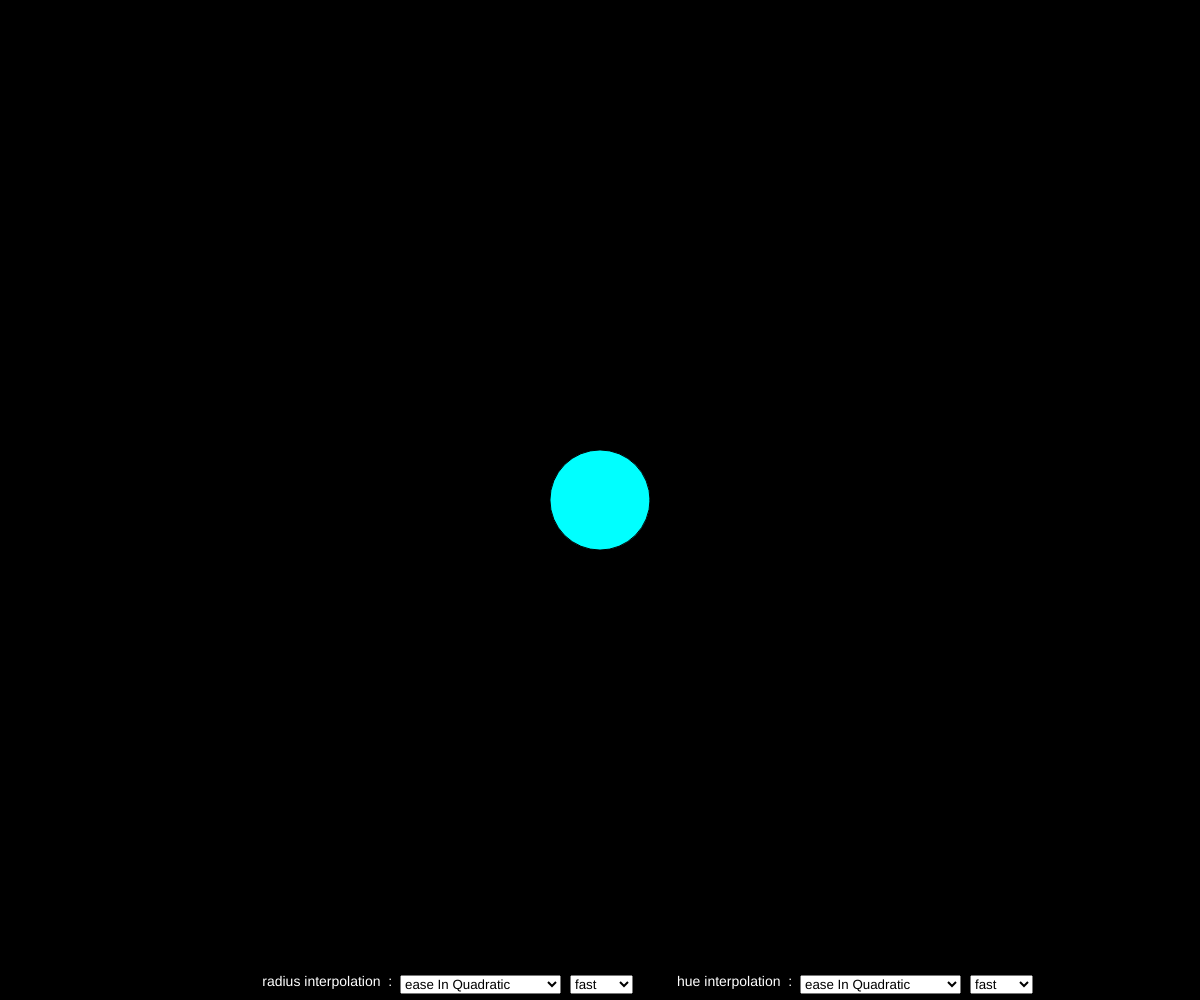
Frame 1 (no input)
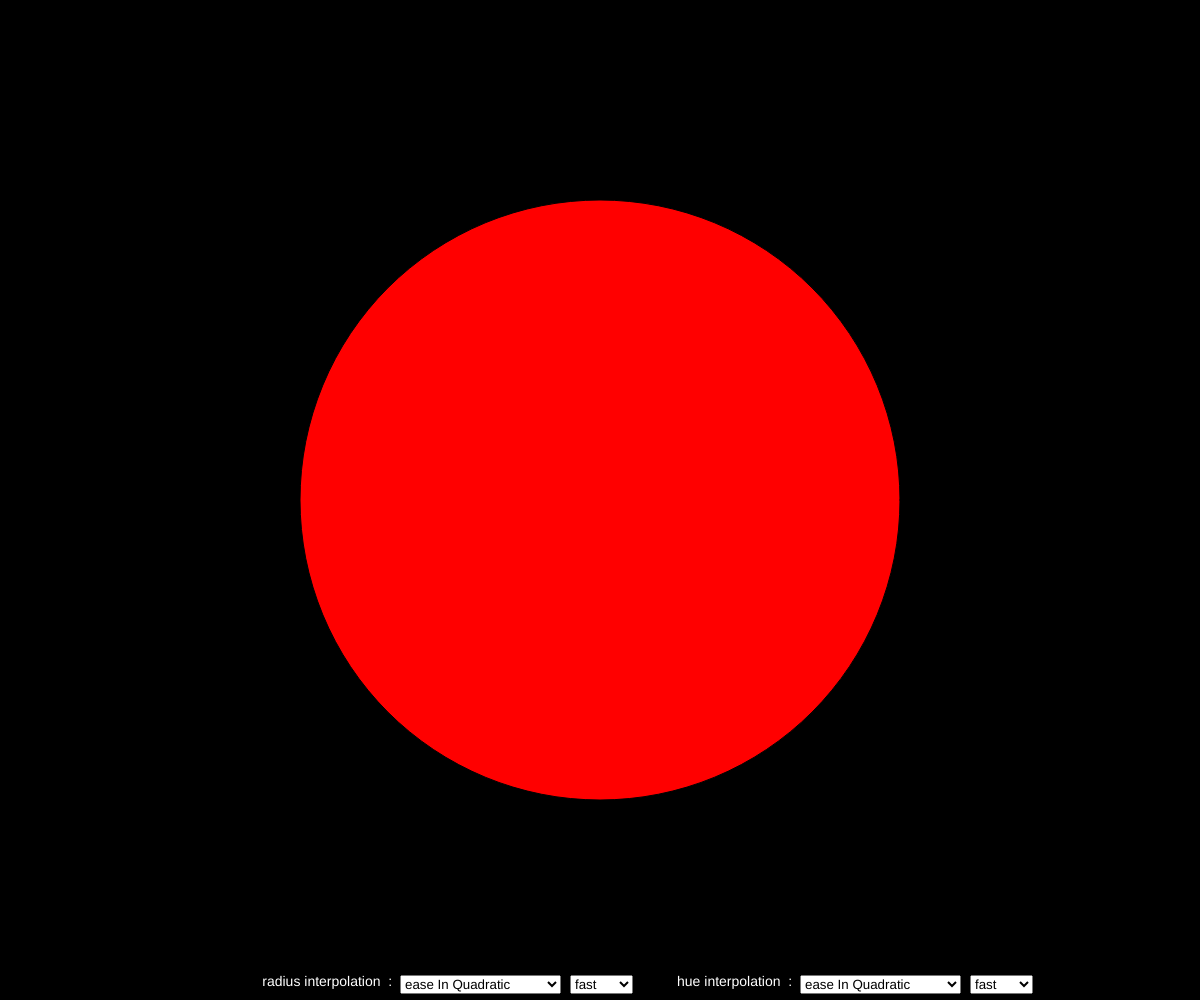
Frame 60 (no input)
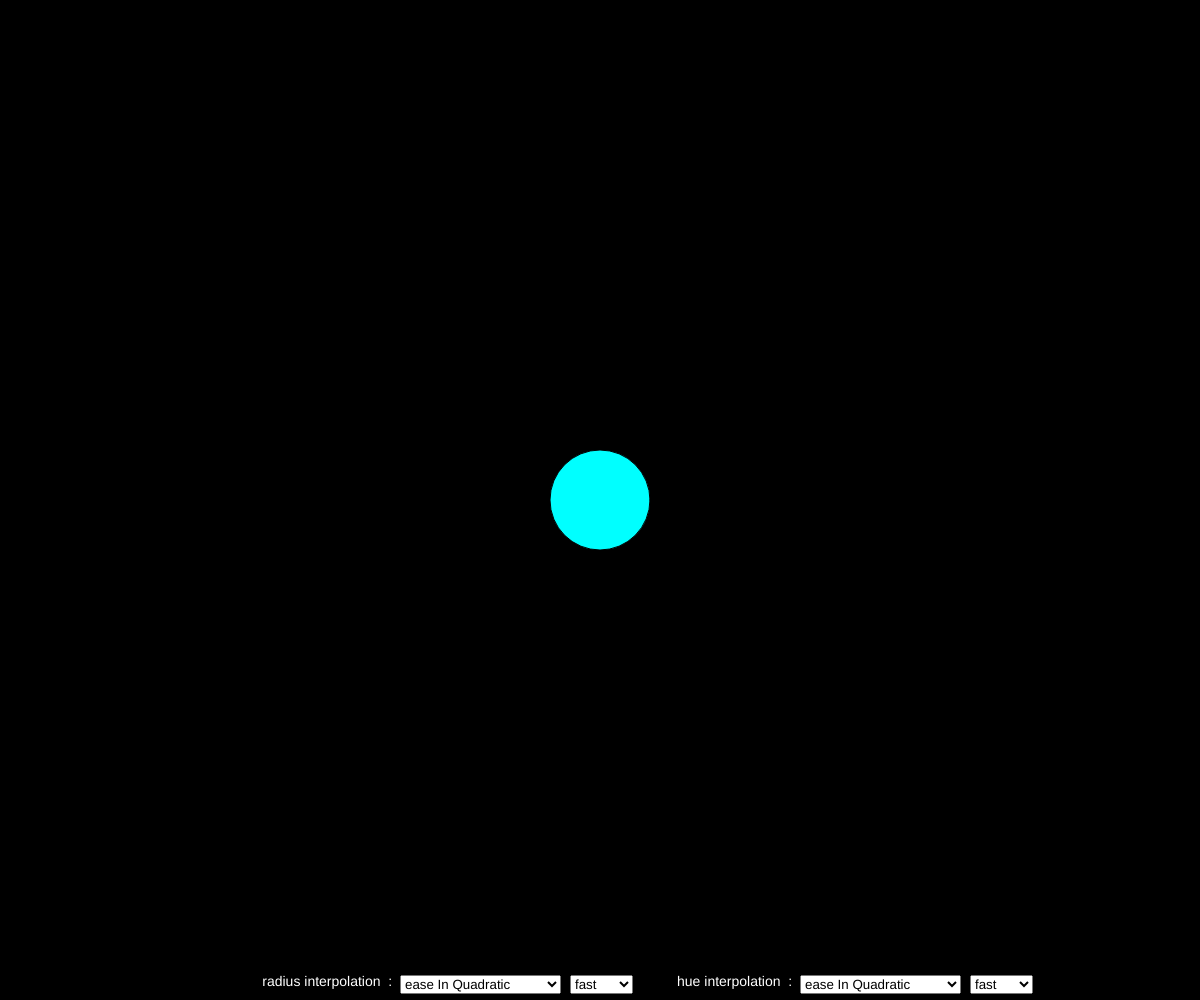
Frame 120 (the mouse pressed at the canvas centre since frame 60)

The p5.js sketch that drew these frames (run headless with seeded random() and noise() and a simulated clock; from frame 60 on, the mouse is pressed at the canvas centre):

// p5.js sketch
// ── sketch.js
var targetRad, targetHue; // coordonées de la cible à atteindre
var rad, hueVal; // position du cercle
var incr = 0 // incrément
var selRad, selHue // deux objets select pour choisir quel easing on utilise en abscisse et en ordonnée
var speedRad, speedHue // deux objets select pour choisir la vitesse du easing choisi
var durRad = 100
var durHue = 100

function setup() {
    createCanvas(windowWidth, windowHeight);
    background(100);
    colorMode(HSB, 360, 100, 100)
    selRad = createSelect();
    selRad.position(windowWidth / 3, windowHeight - 25);
    selRad.option('ease In Quadratic');
    selRad.option('ease Out Quadratic');
    selRad.option('ease InOut Quadratic');
    selRad.option('ease In Cubic');
    selRad.option('ease Out Cubic');
    selRad.option('ease InOut Cubic');
    selRad.option('ease In Quartic');
    selRad.option('ease Out Quartic');
    selRad.option('ease InOut Quartic');
    selRad.option('ease In Quintic');
    selRad.option('ease Out Quintic');
    selRad.option('ease InOut Quintic');
    selRad.option('ease In Sinusoidal');
    selRad.option('ease Out Sinusoidal');
    selRad.option('ease InOut Sinusoidal');
    selRad.option('ease In Exponential');
    selRad.option('ease Out Exponential');
    selRad.option('ease InOut Exponential');
    selRad.option('ease In Circular');
    selRad.option('ease Out Circular');
    selRad.option('ease InOut Circular');
    selRad.changed(mySelectEvent);
    speedRad = createSelect();
    speedRad.position(windowWidth / 3 + 170, windowHeight - 25);
    speedRad.option('fast');
    speedRad.option('normal');
    speedRad.option('slow');
    speedRad.changed(mySelectEvent);
    selHue = createSelect();
    selHue.position(windowWidth * 2 / 3, windowHeight - 25);
    selHue.option('ease In Quadratic');
    selHue.option('ease Out Quadratic');
    selHue.option('ease InOut Quadratic');
    selHue.option('ease In Cubic');
    selHue.option('ease Out Cubic');
    selHue.option('ease InOut Cubic');
    selHue.option('ease In Quartic');
    selHue.option('ease Out Quartic');
    selHue.option('ease InOut Quartic');
    selHue.option('ease In Quintic');
    selHue.option('ease Out Quintic');
    selHue.option('ease InOut Quintic');
    selHue.option('ease In Sinusoidal');
    selHue.option('ease Out Sinusoidal');
    selHue.option('ease InOut Sinusoidal');
    selHue.option('ease In Exponential');
    selHue.option('ease Out Exponential');
    selHue.option('ease InOut Exponential');
    selHue.option('ease In Circular');
    selHue.option('ease Out Circular');
    selHue.option('ease InOut Circular');
    selHue.changed(mySelectEvent);
    speedHue = createSelect();
    speedHue.position(windowWidth * 2 / 3 + 170, windowHeight - 25);
    speedHue.option('fast');
    speedHue.option('normal');
    speedHue.option('slow');
    speedHue.changed(mySelectEvent);
    rad = 100
    targetRad = 600
    hueVal = 180
    targetHue = 0
    textSize(14)
    textAlign(RIGHT, TOP)
}

function draw() {
    background(0)
    push()
    fill(255)
    text("radius interpolation  :  ", windowWidth / 3, windowHeight - 25);
    text("hue interpolation  :  ", windowWidth * 2 / 3, windowHeight - 25);
    pop()
    incr += 0.15;
    if (speedRad.elt.value == "fast") {
        durRad = 100
    }
    if (speedRad.elt.value == "normal") {
        durRad = 200
    }
    if (speedRad.elt.value == "slow") {
        durRad = 400
    }
    if (selRad.elt.value == "ease In Quadratic") {
        rad = easeInQuad(incr, rad, (targetRad - rad), durRad)
    }
    else if (selRad.elt.value == "ease Out Quadratic") {
        rad = easeOutQuad(incr, rad, (targetRad - rad), durRad)
    }
    else if (selRad.elt.value == "ease InOut Quadratic") {
        rad = easeInOutQuad(incr, rad, (targetRad - rad), durRad)
    }
    else if (selRad.elt.value == "ease In Cubic") {
        rad = easeInCubic(incr, rad, (targetRad - rad), durRad)
    }
    else if (selRad.elt.value == "ease Out Cubic") {
        rad = easeOutCubic(incr, rad, (targetRad - rad), durRad)
    }
    else if (selRad.elt.value == "ease InOut Cubic") {
        rad = easeInOutCubic(incr, rad, (targetRad - rad), durRad)
    }
    else if (selRad.elt.value == "ease In Quartic") {
        rad = easeInQuart(incr, rad, (targetRad - rad), durRad)
    }
    else if (selRad.elt.value == "ease Out Quartic") {
        rad = easeOutQuart(incr, rad, (targetRad - rad), durRad)
    }
    else if (selRad.elt.value == "ease InOut Quartic") {
        rad = easeInOutQuart(incr, rad, (targetRad - rad), durRad)
    }
    else if (selRad.elt.value == "ease In Quintic") {
        rad = easeInQuint(incr, rad, (targetRad - rad), durRad)
    }
    else if (selRad.elt.value == "ease Out Quintic") {
        rad = easeOutQuint(incr, rad, (targetRad - rad), durRad)
    }
    else if (selRad.elt.value == "ease InOut Quintic") {
        rad = easeInOutQuint(incr, rad, (targetRad - rad), durRad)
    }
    else if (selRad.elt.value == "ease In Sinusoidal") {
        rad = easeInSine(incr, rad, (targetRad - rad), durRad)
    }
    else if (selRad.elt.value == "ease Out Sinusoidal") {
        rad = easeOutSine(incr, rad, (targetRad - rad), durRad)
    }
    else if (selRad.elt.value == "ease InOut Sinusoidal") {
        rad = easeInOutSine(incr, rad, (targetRad - rad), durRad)
    }
    else if (selRad.elt.value == "ease In Exponential") {
        rad = easeInExpo(incr, rad, (targetRad - rad), durRad)
    }
    else if (selRad.elt.value == "ease Out Exponential") {
        rad = easeOutExpo(incr, rad, (targetRad - rad), durRad)
    }
    else if (selRad.elt.value == "ease InOut Exponential") {
        rad = easeInOutExpo(incr, rad, (targetRad - rad), durRad)
    }
    else if (selRad.elt.value == "ease In Circular") {
        rad = easeInCirc(incr, rad, (targetRad - rad), durRad)
    }
    else if (selRad.elt.value == "ease Out Circular") {
        rad = easeOutCirc(incr, rad, (targetRad - rad), durRad)
    }
    else if (selRad.elt.value == "ease InOut Circular") {
        rad = easeInOutCirc(incr, rad, (targetRad - rad), durRad)
    }
    if (speedHue.elt.value == "fast") {
        durHue = 100
    }
    if (speedHue.elt.value == "normal") {
        durHue = 200
    }
    if (speedHue.elt.value == "slow") {
        durHue = 400
    }
    if (selHue.elt.value == "ease In Quadratic") {
        hueVal = easeInQuad(incr, hueVal, (targetHue - hueVal), durHue)
    }
    else if (selHue.elt.value == "ease Out Quadratic") {
        hueVal = easeOutQuad(incr, hueVal, (targetHue - hueVal), durHue)
    }
    else if (selHue.elt.value == "ease InOut Quadratic") {
        hueVal = easeInOutQuad(incr, hueVal, (targetHue - hueVal), durHue)
    }
    else if (selHue.elt.value == "ease In Cubic") {
        hueVal = easeInCubic(incr, hueVal, (targetHue - hueVal), durHue)
    }
    else if (selHue.elt.value == "ease Out Cubic") {
        hueVal = easeOutCubic(incr, hueVal, (targetHue - hueVal), durHue)
    }
    else if (selHue.elt.value == "ease InOut Cubic") {
        hueVal = easeInOutCubic(incr, hueVal, (targetHue - hueVal), durHue)
    }
    else if (selHue.elt.value == "ease In Quartic") {
        hueVal = easeInQuart(incr, hueVal, (targetHue - hueVal), durHue)
    }
    else if (selHue.elt.value == "ease Out Quartic") {
        hueVal = easeOutQuart(incr, hueVal, (targetHue - hueVal), durHue)
    }
    else if (selHue.elt.value == "ease InOut Quartic") {
        hueVal = easeInOutQuart(incr, hueVal, (targetHue - hueVal), durHue)
    }
    else if (selHue.elt.value == "ease In Quintic") {
        hueVal = easeInQuint(incr, hueVal, (targetHue - hueVal), durHue)
    }
    else if (selHue.elt.value == "ease Out Quintic") {
        hueVal = easeOutQuint(incr, hueVal, (targetHue - hueVal), durHue)
    }
    else if (selHue.elt.value == "ease InOut Quintic") {
        hueVal = easeInOutQuint(incr, hueVal, (targetHue - hueVal), durHue)
    }
    else if (selHue.elt.value == "ease In Sinusoidal") {
        hueVal = easeInSine(incr, hueVal, (targetHue - hueVal), durHue)
    }
    else if (selHue.elt.value == "ease Out Sinusoidal") {
        hueVal = easeOutSine(incr, hueVal, (targetHue - hueVal), durHue)
    }
    else if (selHue.elt.value == "ease InOut Sinusoidal") {
        hueVal = easeInOutSine(incr, hueVal, (targetHue - hueVal), durHue)
    }
    else if (selHue.elt.value == "ease In Exponential") {
        hueVal = easeInExpo(incr, hueVal, (targetHue - hueVal), durHue)
    }
    else if (selHue.elt.value == "ease Out Exponential") {
        hueVal = easeOutExpo(incr, hueVal, (targetHue - hueVal), durHue)
    }
    else if (selHue.elt.value == "ease InOut Exponential") {
        hueVal = easeInOutExpo(incr, hueVal, (targetHue - hueVal), durHue)
    }
    else if (selHue.elt.value == "ease In Circular") {
        hueVal = easeInCirc(incr, hueVal, (targetHue - hueVal), durHue)
    }
    else if (selHue.elt.value == "ease Out Circular") {
        hueVal = easeOutCirc(incr, hueVal, (targetHue - hueVal), durHue)
    }
    else if (selHue.elt.value == "ease InOut Circular") {
        hueVal = easeInOutCirc(incr, hueVal, (targetHue - hueVal), durHue)
    }
    fill(abs(hueVal), 100, 100)
    ellipse(windowWidth / 2, windowHeight / 2, rad, rad);
}

function mousePressed() {
    if (mouseY < windowHeight - 25) {
        if (targetRad == 100) {
            targetHue = 1
            targetRad = 600
        }
        else {
            targetHue = 180
            targetRad = 100
        }
        incr = 0
    }
}

function mySelectEvent() {
    console.log("radius interpolation : ", selRad.elt.value, "/  duration : ", speedRad.elt.value);
    console.log("hueVal interpolation : ", selHue.elt.value, "/  duration : ", speedHue.elt.value);
}
// Penner's tween functions : http://robertpenner.com/easing/penner_chapter7_tweening.pdf
// quadratic
function easeInQuad(t, b, c, d) {
    return c * (t / d) * t + b;
}

function easeOutQuad(t, b, c, d) {
    return -c * (t /= d) * (t - 2) + b;
}

function easeInOutQuad(t, b, c, d) {
    if ((t /= d / 2) < 1) return c / 2 * t * t + b;
    return -c / 2 * ((--t) * (t - 2) - 1) + b;
}
// cubic
function easeInCubic(t, b, c, d) {
    return c * Math.pow(t / d, 3) + b;
}

function easeOutCubic(t, b, c, d) {
    return c * (Math.pow(t / d - 1, 3) + 1) + b;
}

function easeInOutCubic(t, b, c, d) {
    if ((t /= d / 2) < 1) return c / 2 * Math.pow(t, 3) + b;
    return c / 2 * (Math.pow(t - 2, 3) + 2) + b;
}
// quartic
function easeInQuart(t, b, c, d) {
    return c * Math.pow(t / d, 4) + b;
}

function easeOutQuart(t, b, c, d) {
    return -c * (Math.pow(t / d - 1, 4) - 1) + b;
}

function easeInOutQuart(t, b, c, d) {
    if ((t /= d / 2) < 1) return c / 2 * Math.pow(t, 4) + b;
    return -c / 2 * (Math.pow(t - 2, 4) - 2) + b;
}
// quintic
function easeInQuint(t, b, c, d) {
    return c * Math.pow(t / d, 5) + b;
}

function easeOutQuint(t, b, c, d) {
    return c * (Math.pow(t / d - 1, 5) + 1) + b;
}

function easeInOutQuint(t, b, c, d) {
    if ((t /= d / 2) < 1) return c / 2 * Math.pow(t, 5) + b;
    return c / 2 * (Math.pow(t - 2, 5) + 2) + b;
}
// sinusoid
function easeInSine(t, b, c, d) {
    return c * (1 - Math.cos(t / d * (Math.PI / 2))) + b;
}

function easeOutSine(t, b, c, d) {
    return c * Math.sin(t / d * (Math.PI / 2)) + b;
}

function easeInOutSine(t, b, c, d) {
    return c / 2 * (1 - Math.cos(Math.PI * t / d)) + b;
}
// exponential
function easeInExpo(t, b, c, d) {
    return c * Math.pow(2, 10 * (t / d - 1)) + b;
}

function easeOutExpo(t, b, c, d) {
    return c * (-Math.pow(2, -10 * t / d) + 1) + b;
}

function easeInOutExpo(t, b, c, d) {
    if ((t /= d / 2) < 1) return c / 2 * Math.pow(2, 10 * (t - 1)) + b;
    return c / 2 * (-Math.pow(2, -10 * --t) + 2) + b;
}
// circular
function easeInCirc(t, b, c, d) {
    return c * (1 - Math.sqrt(1 - (t /= d) * t)) + b;
}

function easeOutCirc(t, b, c, d) {
    return c * Math.sqrt(1 - (t = t / d - 1) * t) + b;
}

function easeInOutCirc(t, b, c, d) {
    if ((t /= d / 2) < 1) return c / 2 * (1 - Math.sqrt(1 - t * t)) + b;
    return c / 2 * (Math.sqrt(1 - (t -= 2) * t) + 1) + b;
};
